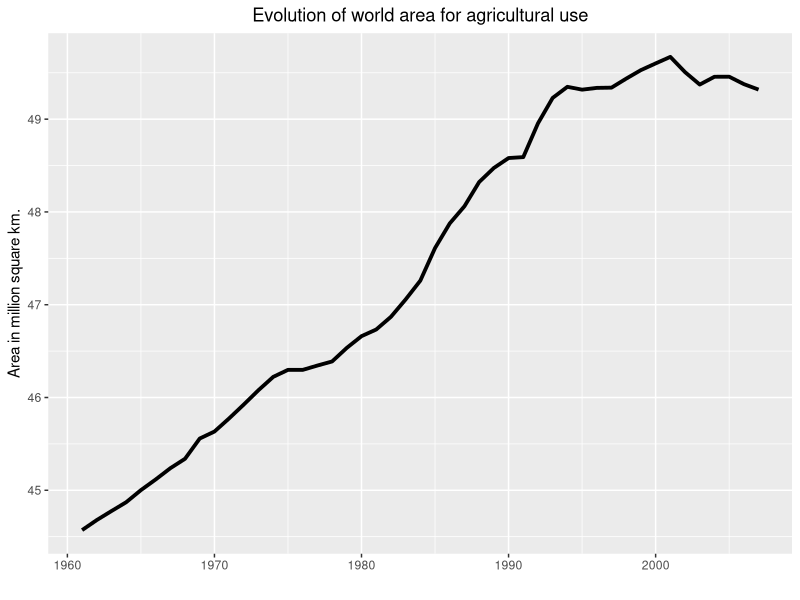
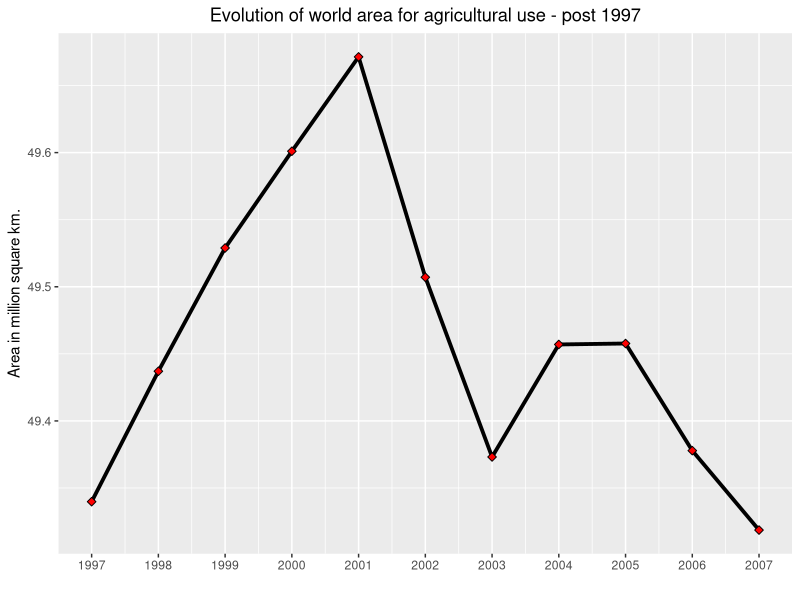
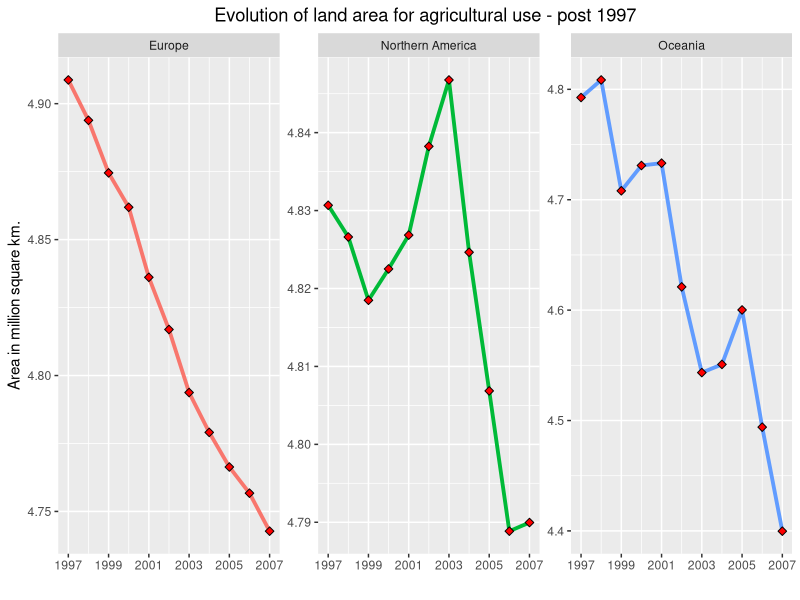
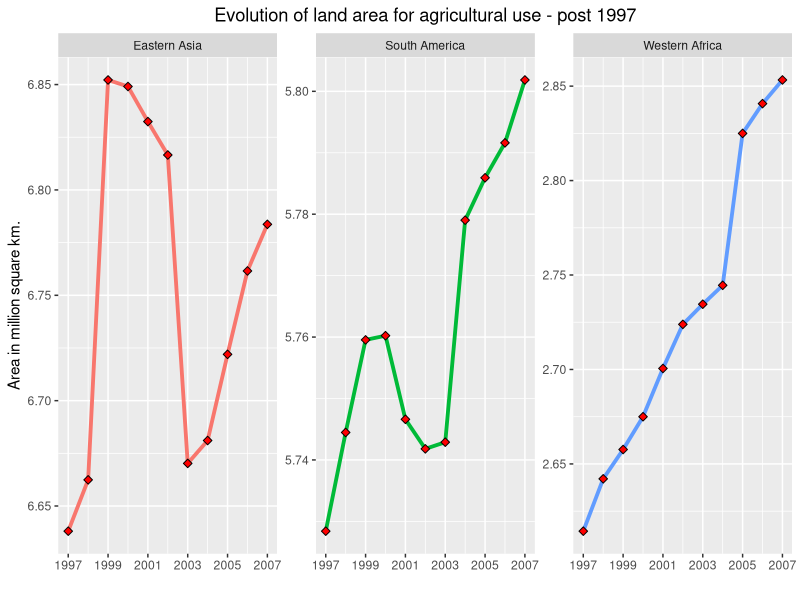
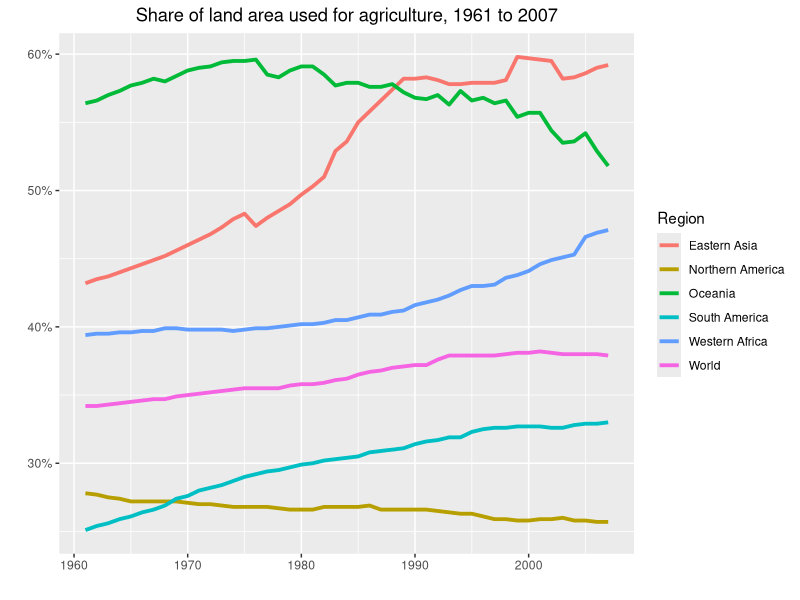
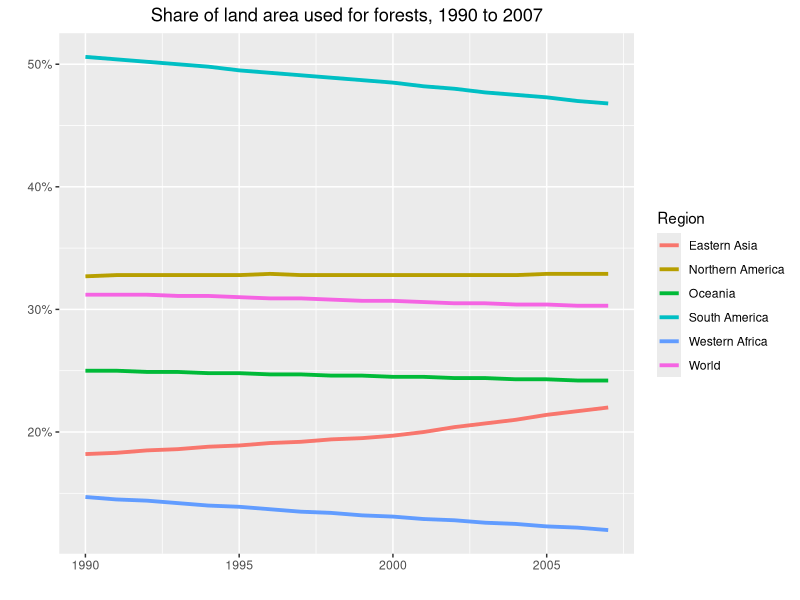
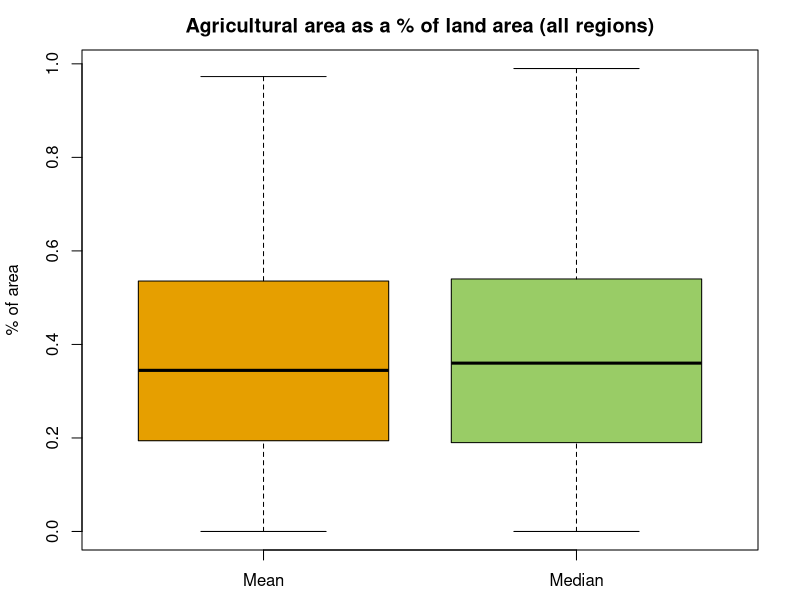
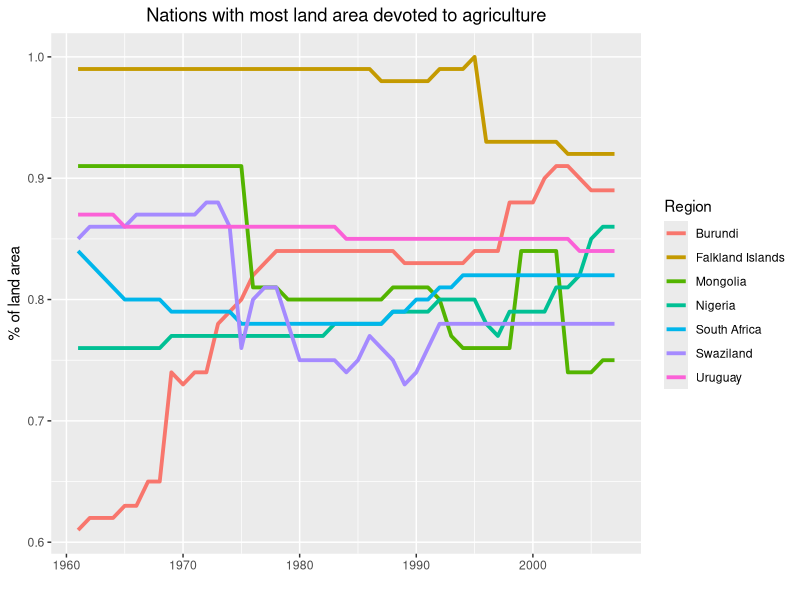

Source code (R) for these figures, in order:
## ---- chunk 1
knitr::opts_chunk$set(echo = TRUE)

library(ggplot2)
library(tidyverse)
library(dplyr)
## ---- chunk 2
land_data = read.csv("Databases/Land_data_regions.csv")
forest_data = read.csv("Databases/Forest_data_regions.csv")
## ---- chunk 3
# Take the agricultural component
agri_records = land_data[land_data$Category=='agricultural_area',c(1,2,3)]

world = agri_records[agri_records$Region == 'World',]
# Convert hectares into million square km.
world$Value = world$Value/1e8
world$Year = as.integer(world$Year)
head(world)
## ---- chunk 4
ggplot(world, aes(x = Year, y = Value)) + 
  geom_line(size = 1.3) +
  ggtitle("Evolution of world area for agricultural use") +
  labs(x='', y='Area in million square km.')+
  theme(plot.title = element_text(hjust=0.5))
## ---- chunk 5
ggplot(world[world$Year >= 1997,],
       aes(x = Year, y = Value)) + 
  geom_line(size = 1.3) + geom_point(fill='red', shape=23, size=2) + 
  ggtitle("Evolution of world area for agricultural use - post 1997") +
  labs(x='', y='Area in million square km.') +
  theme(plot.title = element_text(hjust=0.5)) +
  scale_x_continuous(breaks=c(1997:2007))
## ---- chunk 6
developed = agri_records[agri_records$Region %in% c(
  'Northern America', 'Oceania', 'Europe'),]
developed$Value = developed$Value/1e8
## ---- chunk 7
our_plot = ggplot(developed[developed$Year >= 1997,],
                  aes(x = Year, y = Value)) +
  geom_line(aes(color = Region), size = 1.3) +
  facet_wrap(vars(Region), scales="free_y") 

our_plot = our_plot + geom_point(fill='red', shape=23, size=2) + 
  ggtitle("Evolution of land area for agricultural use - post 1997") +
  labs(x='', y='Area in million square km.') +
  theme(plot.title = element_text(hjust=0.5), legend.position = 'none') +
  scale_x_continuous(breaks=c(1997, 1999, 2001, 2003, 2005, 2007))
our_plot
## ---- chunk 8
developing = agri_records[agri_records$Region %in% c(
  'Eastern Asia', 'South America', 'Western Africa'),]
developing$Value = developing$Value/1e8
## ---- chunk 9
our_plot = ggplot(developing[developing$Year >= 1997,],
                  aes(x = Year, y = Value)) +
  geom_line(aes(color = Region), size = 1.3) +
  facet_wrap(vars(Region), scales="free_y") 

our_plot = our_plot + geom_point(fill='red', shape=23, size=2) + 
  ggtitle("Evolution of land area for agricultural use - post 1997") +
  labs(x='', y='Area in million square km.') +
  theme(plot.title = element_text(hjust=0.5), legend.position = 'none') +
  scale_x_continuous(breaks=c(1997, 1999, 2001, 2003, 2005, 2007))
our_plot
## ---- chunk 10
agri_df = land_data[land_data$Category=='agricultural_area',c(1,2,3)]
total_df = land_data[land_data$Category=='land_area',c(1,2,3)]
total_df = total_df[total_df$Region %in% agri_df$Region, ]
ratio_df = cbind(agri_df[-3],round(agri_df[3]/total_df[3],3))
## ---- chunk 11
regions = c('Western Africa', 'South America', 'World',
            'Eastern Asia', 'Northern America', 'Oceania')
## ---- chunk 12
small_ratio = ratio_df[ratio_df$Region %in% regions,]
ggplot(small_ratio, aes(x = Year, y = Value)) +
  geom_line(aes(color = Region), size = 1.3) +
  scale_y_continuous(labels = scales::percent_format(accuracy = 1)) +
  labs(title = 'Share of land area used for agriculture, 1961 to 2007',
       x='', y='') +
  theme(plot.title = element_text(hjust=0.5))
## ---- chunk 13
forest_df = forest_data[forest_data$Category=='forest_area',c(1,2,3)]
ftotal_df = forest_data[forest_data$Category=='land_area',c(1,2,3)]
ftotal_df = ftotal_df[ftotal_df$Year %in% forest_df$Year, ]
fratio_df = cbind(forest_df[-3],round(forest_df[3]/ftotal_df[3],3))
## ---- chunk 14
fsmall_ratio = fratio_df[fratio_df$Region %in% regions,]

ggplot(fsmall_ratio, aes(x = Year, y = Value)) +
  geom_line(aes(color = Region), size = 1.3) +
  scale_y_continuous(labels = scales::percent_format(accuracy = 1)) +
  labs(title = 'Share of land area used for forests, 1990 to 2007',
       x='', y='') +
  theme(plot.title = element_text(hjust=0.5))
## ---- chunk 15
land_data = read.csv("Databases/Land_data_countries.csv")
## ---- chunk 16
# Get agri. area as a fraction of land area
agri_df = land_data[land_data$Category=='agricultural_area',c(1,2,3)]
total_df = land_data[land_data$Category=='land_area',c(1,2,3)]
total_df = total_df[total_df$Region %in% agri_df$Region, ]
ratio_df = cbind(agri_df[-3],round(agri_df[3]/total_df[3],2))
## ---- chunk 17
ratio_df2 = pivot_wider(ratio_df, id_cols = Region,
                        names_from = Year,
                        values_from = Value)
ratio_df2 = na.omit(ratio_df2)
## ---- chunk 18
ratio_df2$Mean = rowMeans(ratio_df2[,-1], na.rm=TRUE)
ratio_df2$Median = apply(ratio_df2[,-1], 1, median)

par(mar=c(2.5,4.1,2.5,2.1))
boxplot(ratio_df2[, c("Mean", "Median")],ylab='% of area',
        main='Agricultural area as a % of land area (all regions)',
        col=c('#E69F00', '#99CC66'))
## ---- chunk 19
ratio_df2 = ratio_df2[order(-ratio_df2$Mean), ]
agri_top7 = ratio_df2[1:7,]

long_df = pivot_longer(agri_top7[,c(-49, -50)], -1,
                       names_to="Year",
                       values_to="Ratio")
long_df$Year = as.integer(long_df$Year)

ggplot(long_df, aes(x = Year, y = Ratio)) + 
  geom_line(aes(color = Region), size = 1.3) +
  ggtitle("Nations with most land area devoted to agriculture") +
  labs(x='', y='% of land area')+
  theme(plot.title = element_text(hjust=0.5))
## ---- chunk 20
nations = c('India', 'Israel', 'United Arab Emirates',
            'New Zealand', 'United Kingdom', 'United States')
small_ratio = ratio_df[ratio_df$Region %in% nations,]

ggplot(small_ratio, aes(x = Year, y = Value)) +
  geom_line(aes(color = Region), size = 1.3) +
  facet_wrap(vars(Region), scales="free_y") + 
  ggtitle("Evolution of land area for agricultural use") +
  labs(x='', y='% of land area') +
  theme(plot.title = element_text(hjust=0.5),
        legend.position = 'none')
## ---- chunk 21
pin_regions = read.csv("Databases/Gross_PIN_regions.csv")
## ---- chunk 22
agri_pin_regions = pin_regions[pin_regions$Category == 'agriculture',c(1,2,3)]
developed = agri_pin_regions[agri_pin_regions$Region %in% c(
  'Northern America', 'Oceania', 'Europe'),]

our_plot = ggplot(developed[developed$Year >= 1997,],
                  aes(x = Year, y = Value)) +
  geom_line(aes(color = Region), size = 1.3) +
  facet_wrap(vars(Region)) 

our_plot = our_plot + geom_point(fill='red', shape=23, size=2) + 
  ggtitle("Gross Production Index Number, agriculture - post 1997") +
  labs(x='', y='') +
  theme(plot.title = element_text(hjust=0.5), legend.position = 'none') +
  scale_x_continuous(breaks=c(1997, 1999, 2001, 2003, 2005, 2007)) +
  theme(axis.text.x = element_text(angle = 45, hjust=1))
our_plot
## ---- chunk 23
crop_pin_regions = pin_regions[pin_regions$Category == 'crops',c(1,2,3)]
c_developed = crop_pin_regions[crop_pin_regions$Region %in% c(
  'Northern America', 'Oceania', 'Europe'),]

ggplot(c_developed[c_developed$Year >= 1997,],
       aes(x = Year, y = Value)) +
  geom_line(aes(color = Region), size = 1.3) +
  facet_wrap(vars(Region)) +
  geom_point(fill='red', shape=23, size=2) + 
  ggtitle("Gross Production Index Number, crops - post 1997") +
  labs(x='', y='') +
  theme(plot.title = element_text(hjust=0.5), legend.position = 'none') +
  scale_x_continuous(breaks=c(1997, 1999, 2001, 2003, 2005, 2007)) +
  theme(axis.text.x = element_text(angle = 45, hjust=1))
## ---- chunk 24
developing = agri_pin_regions[agri_pin_regions$Region %in% c(
  'Eastern Asia', 'South America', 'Western Africa'),]

our_plot = ggplot(developing[developing$Year >= 1997,],
                  aes(x = Year, y = Value)) +
  geom_line(aes(color = Region), size = 1.3) +
  facet_wrap(vars(Region)) 

our_plot = our_plot + geom_point(fill='red', shape=23, size=2) + 
  ggtitle("Gross Production Index Number, agriculture - post 1997") +
  labs(x='', y='') +
  theme(plot.title = element_text(hjust=0.5), legend.position = 'none') +
  scale_x_continuous(breaks=c(1997, 1999, 2001, 2003, 2005, 2007)) +
  theme(axis.text.x = element_text(angle = 45, hjust=1))
our_plot
## ---- chunk 25
c_developing = crop_pin_regions[crop_pin_regions$Region %in% c(
  'Eastern Asia', 'South America', 'Western Africa'),]

ggplot(c_developing[c_developing$Year >= 1997,],
                  aes(x = Year, y = Value)) +
  geom_line(aes(color = Region), size = 1.3) +
  facet_wrap(vars(Region)) +
  geom_point(fill='red', shape=23, size=2) + 
  ggtitle("Gross Production Index Number, crops - post 1997") +
  labs(x='', y='') +
  theme(plot.title = element_text(hjust=0.5), legend.position = 'none') +
  scale_x_continuous(breaks=c(1997, 1999, 2001, 2003, 2005, 2007)) +
  theme(axis.text.x = element_text(angle = 45, hjust=1))
## ---- chunk 26
pin_nations = read.csv("Databases/Gross_PIN_countries.csv")
## ---- chunk 27
agri_pin_nations = pin_nations[pin_nations$Category == 'agriculture',c(1,2,3)]

nations = c('India', 'Israel', 'United Arab Emirates',
            'New Zealand', 'United Kingdom', 'United States')
small_nations = agri_pin_nations[agri_pin_nations$Region %in% nations,]

ggplot(small_nations[small_nations$Year >= 1997,],
                  aes(x = Year, y = Value)) +
  geom_line(aes(color = Region), size = 1.3) +
  facet_wrap(vars(Region)) + 
  ggtitle("Gross Production Index Number, agriculture - post 1997") +
  labs(x='', y='') +
  theme(plot.title = element_text(hjust=0.5), legend.position = 'none') +
  scale_x_continuous(breaks=c(1997, 1999, 2001, 2003, 2005, 2007)) +
  theme(axis.text.x = element_text(angle = 45, hjust=1))
